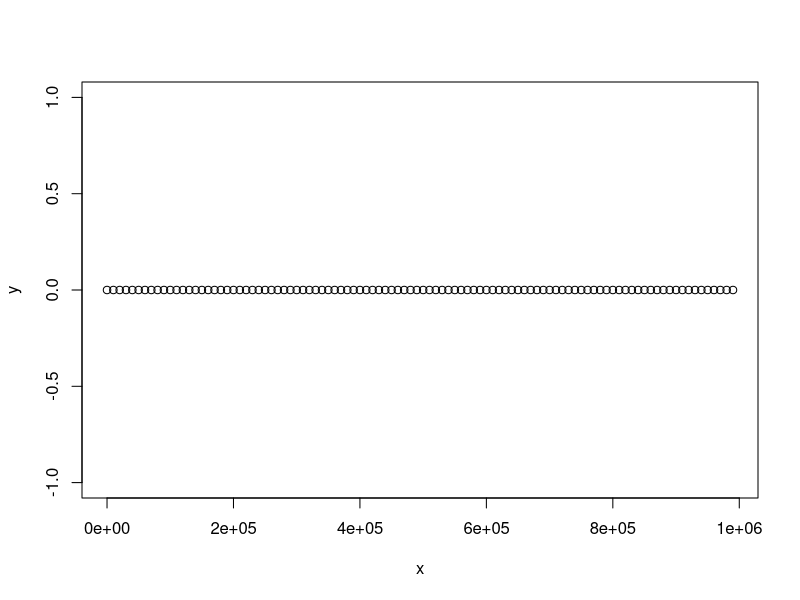

The R source for this figure:
library(matlab)

stp <- function(x){

    primes = primes(2)
    diff = primes[2:length(primes)]-primes[1:length(primes)-1]
    idx = which(diff==2)
    t1primes = primes[idx]
    t2primes = primes[idx]+2
    rt1plust2 = 1/t1primes+1/t2primes
    return(sum(rt1plust2))
}

x=seq(13, 1000000, by=10000)
y=sapply(x, FUN = stp)
plot(x,y,type="b")
